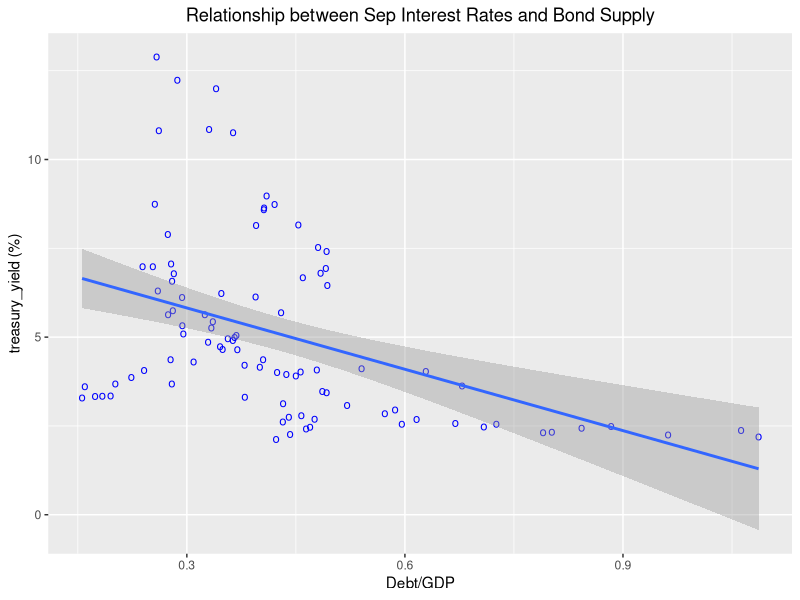
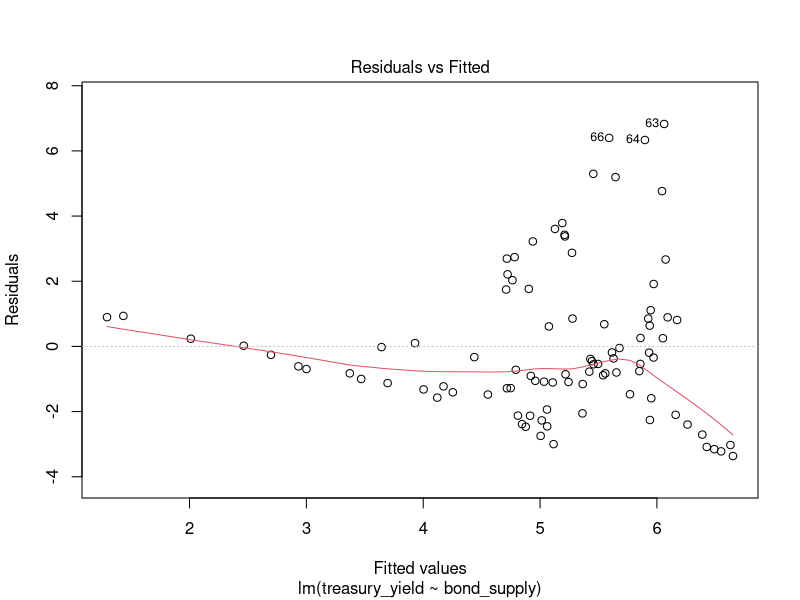
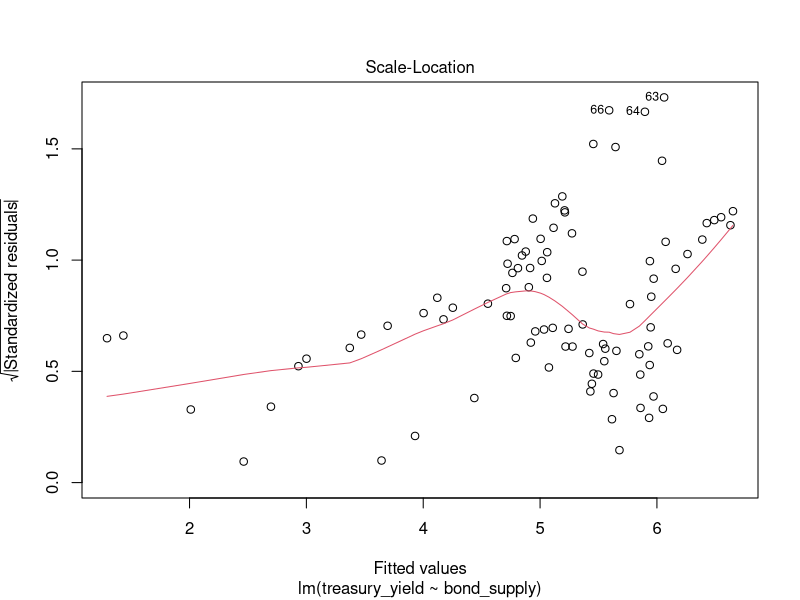
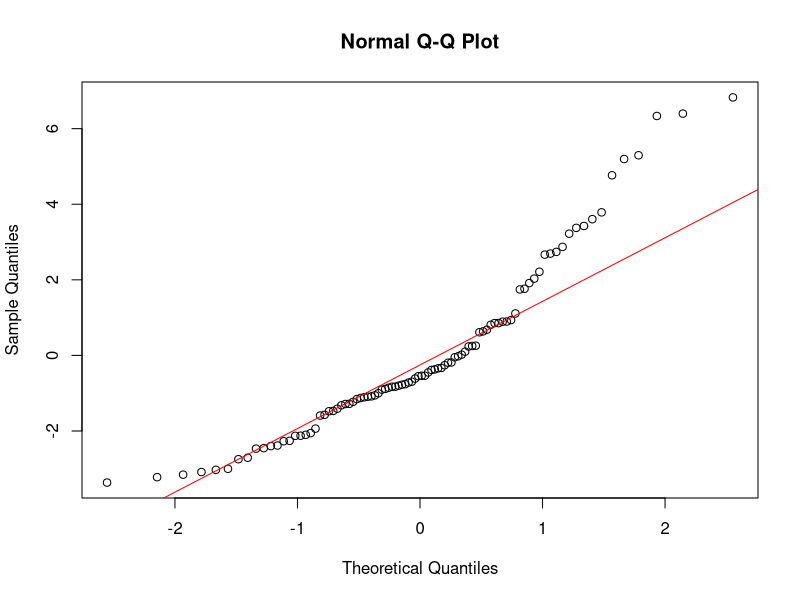
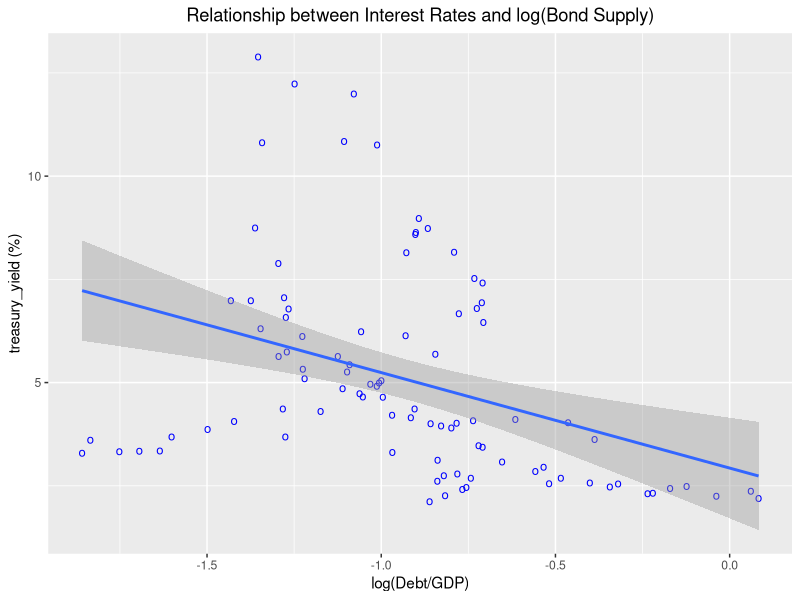
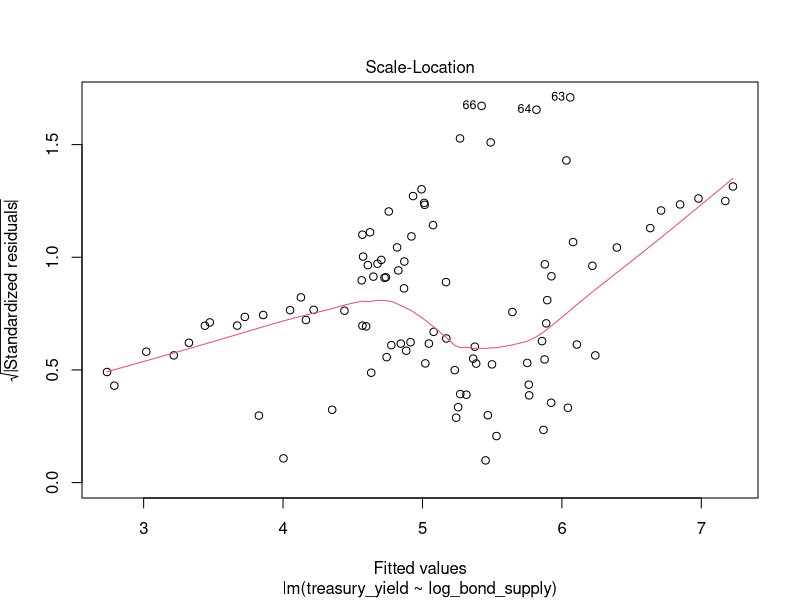
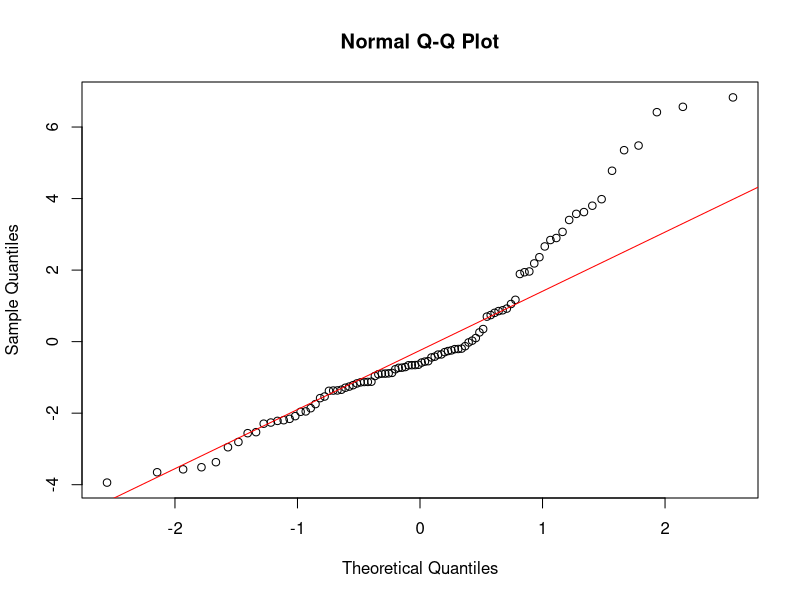
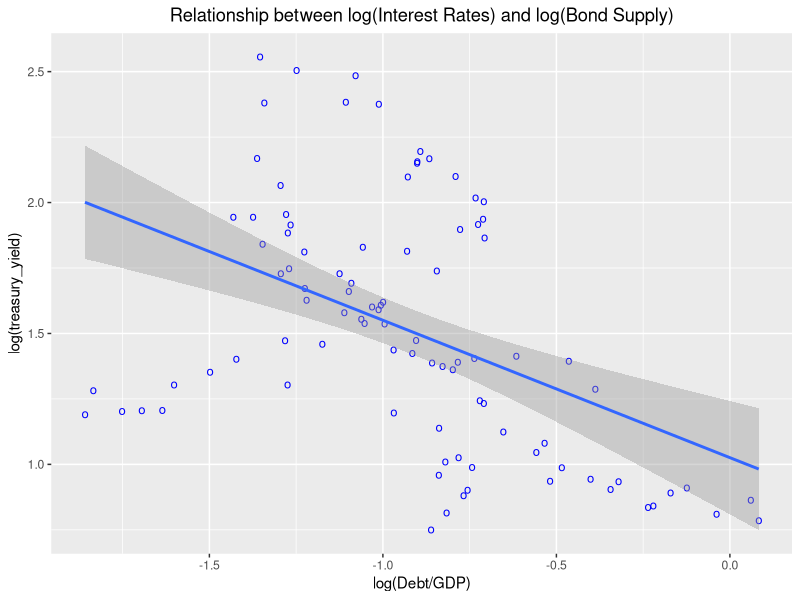

Write R code to recreate these figures, in order.
## ---- chunk 1

########################################## LOAD DATA #################################
library(readxl)
library(ggplot2)
library(urca)
library(forecast)
library(tseries)
library(zoo)

Sys.setenv(TZ="America/Los_Angeles")

# set working directory 
#setwd("C:/Users/T.VERMAELEN/Adrian BUSS")
setwd("~/Documents/INSEAD/INSEAD Projects/InterestRatesStudy")

treasury.data <-read_excel("./input_data/DebtUS-data from Henning Bohn.xls", sheet =2)
interest.rates <- read_excel("./input_data/Treasury_yields_annual.xls", sheet =1)


# get Debt/GDP data starting from 1919 (when interest.rates starts)
start.index <- which(treasury.data$`Fiscal Year` == interest.rates$observation_date[1])[1]
bond.supply <- treasury.data$`Debt/GDP, end of period`[start.index:nrow(treasury.data)]

# store all variables in bond.data
bond.data <- interest.rates
bond.data$bond_supply<- bond.supply
names(bond.data)[names(bond.data)=="observation_date"] <- "Fiscal Year"
names(bond.data)[names(bond.data)=="LTGOVTBD"] <- "treasury_yield"

## generate log variables

bond.data$log_treasury_yield <- log(bond.data$treasury_yield)
bond.data$log_bond_supply <- log(bond.data$bond_supply)


## ---- chunk 2
regression <- lm(formula = treasury_yield~ bond_supply, data = bond.data)
ggplot(bond.data, aes(x=bond_supply, y= treasury_yield)) + geom_point(shape='o', col ='blue', size =3) + ggtitle('Relationship between Sep Interest Rates and Bond Supply') +geom_smooth(method='lm',formula=y~x) + theme(plot.title = element_text(hjust = 0.5)) + labs(x ="Debt/GDP", y = "treasury_yield (%)")
summary(regression)
## ---- chunk 3
#linearity:
plot(regression, 1)

## ---- chunk 4
plot(regression, 3)
## ---- chunk 5
qqnorm(regression$residuals)
qqline(regression$residuals, col = 'red')
## ---- chunk 6
regression <- lm(formula = treasury_yield~ log_bond_supply, data = bond.data)
ggplot(bond.data, aes(x=log_bond_supply, y= treasury_yield)) + geom_point(shape='o', col ='blue', size =3) + ggtitle('Relationship between Interest Rates and log(Bond Supply)') +geom_smooth(method='lm',formula=y~x) + theme(plot.title = element_text(hjust = 0.5)) + labs(x ="log(Debt/GDP)", y = "treasury_yield (%)")
summary(regression)
## ---- chunk 7
plot(regression, 3)
## ---- chunk 8
qqnorm(regression$residuals)
qqline(regression$residuals, col = 'red')
## ---- chunk 9
regression <- lm(formula = log_treasury_yield~ log_bond_supply, data = bond.data)
ggplot(bond.data, aes(x=log_bond_supply, y= log_treasury_yield)) + geom_point(shape='o', col ='blue', size =3) + ggtitle('Relationship between log(Interest Rates) and log(Bond Supply)') +geom_smooth(method='lm',formula=y~x) + theme(plot.title = element_text(hjust = 0.5)) + labs(x ="log(Debt/GDP)", y = "log(treasury_yield)")
summary(regression)
## ---- chunk 10
plot(regression, 3)
## ---- chunk 11
qqnorm(regression$residuals)
qqline(regression$residuals, col = 'red')
## ---- chunk 12
Acf(regression$residuals)
Pacf(regression$residuals)
resid.ts <- ts(regression$residuals, start = 1919, freq =1)
## ---- chunk 13
resid.ts <- ts(regression$residuals, start = 1919, freq =1)
plot(resid.ts, main = "Time series of residuals (log(treasury_yield) ~ log(Debt/GDP))", ylab= "Residuals")
## ---- chunk 14
log_treasury_yield.ts <- ts(log(bond.data$treasury_yield), start = 1919, freq = 1)
plot(log_treasury_yield.ts, main = "Time Series of log(treasury_yield)", xlab = "Year", ylab = "log(treasury_yield)")
## ---- chunk 15
## fit quadratic trend trend
bond.data$trend <- seq(1,94)

lin.trend.mod <- lm(bond.data$log_treasury_yield~bond.data$trend)
fitted.ts <- ts(lin.trend.mod$fitted.values, start = 1919, freq =1)
plot(log_treasury_yield.ts, main = "Time Series of treasury_yield with linear time trend", xlab = "Year", ylab = "log(treasury_yield)")
lines(fitted.ts, col = 'blue')
summary(lin.trend.mod)

## ---- chunk 16
## adding log(debt/GDP)

regression <- lm(bond.data$log_treasury_yield ~ bond.data$log_bond_supply + bond.data$trend) 

summary(regression)

## ---- chunk 17
plot(lin.trend.mod, 3)

## ---- chunk 18
qqnorm(lin.trend.mod$residuals)
qqline(lin.trend.mod$residuals, col = 'red')

## ---- chunk 19
#Use Prais-Winsten FGLS

#Step 1
mod <- lm(bond.data$log_treasury_yield~bond.data$log_bond_supply)
mod.resid <- as.data.frame(mod$residuals)

#Step 2
resid.t.minus.one <- mod.resid$`mod$residuals`[1:93]
mod.resid <-as.data.frame(mod.resid[-1,])
mod.resid$resid.t.minus.one <- resid.t.minus.one
resid.reg <- lm(mod.resid$`mod.resid[-1, ]`~mod.resid$resid.t.minus.one)
rho <- resid.reg$coefficients[[2]]

#Step 3
FGLS <- as.data.frame(bond.data$log_treasury_yield[2:94])
names(FGLS)[names(FGLS)== "bond.data$log_treasury_yield[2:94]"] = "yt"
FGLS$yt.minus.one <- bond.data$log_treasury_yield[1:93]

FGLS$xt <- bond.data$log_bond_supply[2:94]
FGLS$xt.minus.one <- bond.data$log_bond_supply[1:93]
FGLS$y.tilde <- FGLS$yt - rho*FGLS$yt.minus.one
FGLS$x.tilde <- FGLS$xt - rho*FGLS$xt.minus.one



fgls.reg <- lm(FGLS$y.tilde~FGLS$x.tilde)
## make sure to divide B0 by 1-rho

FGLS$year <- bond.data$year[2:94]

ggplot(FGLS, aes(x=x.tilde, y= y.tilde)) + geom_point(shape='o', col ='blue', size =3) + ggtitle('Relationship between log(treasury_yield) and log(Debt/GDP) under FGLS') +geom_smooth(method='lm',formula=y~x) + theme(plot.title = element_text(hjust = 0.5)) + labs(x ="log(Debt/GDP)", y = "log(treasury_yield)")

summary(fgls.reg)
## ---- chunk 20
qqnorm(fgls.reg$residuals)
qqline(fgls.reg$residuals, col = 'red')
## ---- chunk 21
plot(fgls.reg, 3)
## ---- chunk 22
Acf(fgls.reg$residuals)
Pacf(fgls.reg$residuals)
## ---- chunk 23

library(sandwich)
library(lmtest)
ols.reg <- lm(bond.data$log_treasury_yield~bond.data$log_bond_supply)
n <- 94
# rule of thumb truncation parameter
m <- floor(0.75 * n^(1/3)) 

NW_VCOV <- NeweyWest(ols.reg, 
              lag = m-1, prewhite = F, 
              adjust = T)
hac.se <- sqrt(diag(NW_VCOV))[2]

coeftest(ols.reg, vcov = NW_VCOV)

## ---- chunk 24
if(!dir.exists("./output_data")){
  dir.create("./output_data")
}  

write.csv(bond.data[,-6], file= "./output_data/KrishnamurthyStudy.csv")
